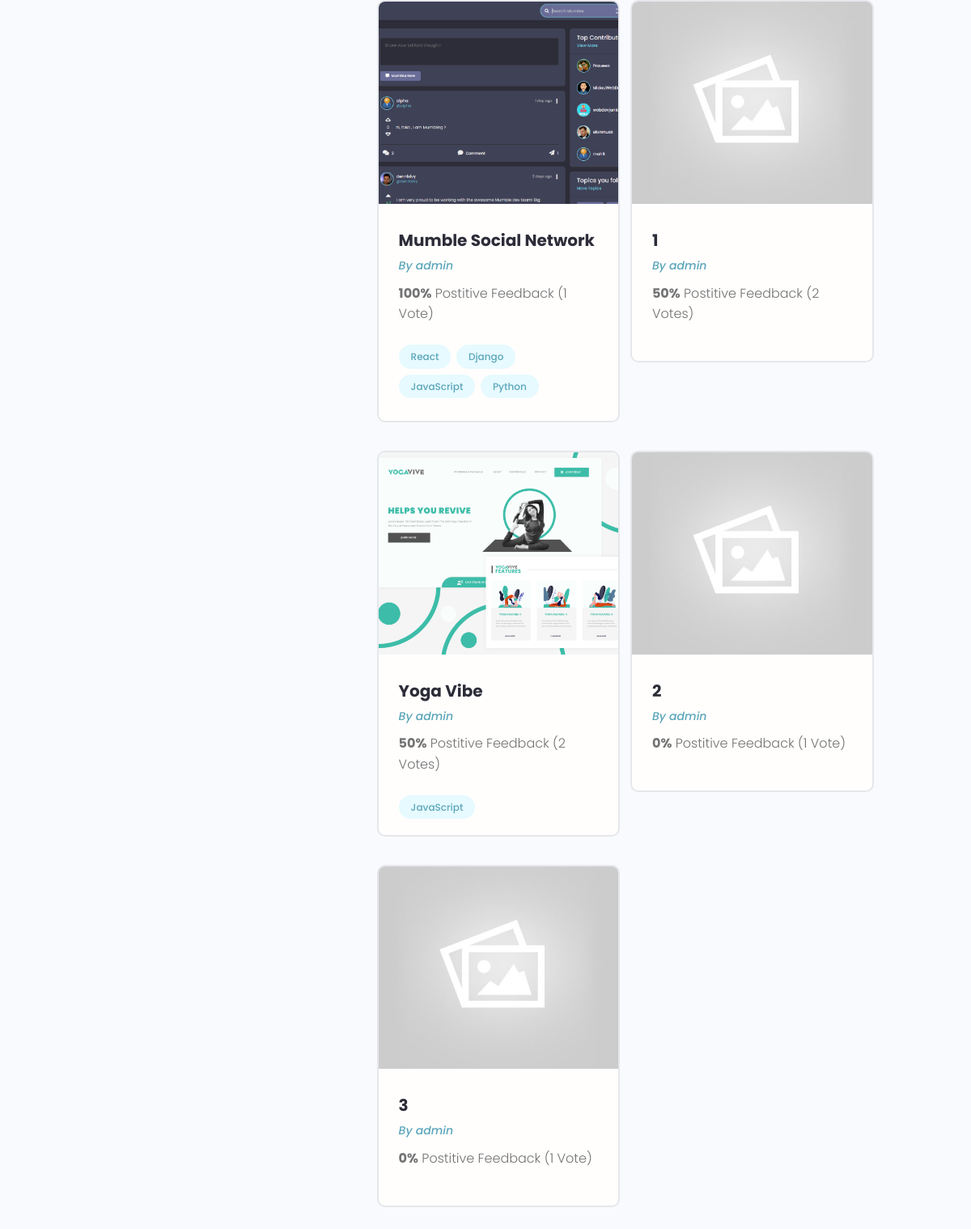
/profile/ecccfd84-3fe7-42c1-a1ad-b7b17782af16/ (lower part), run on an earlier commit of the app's database.
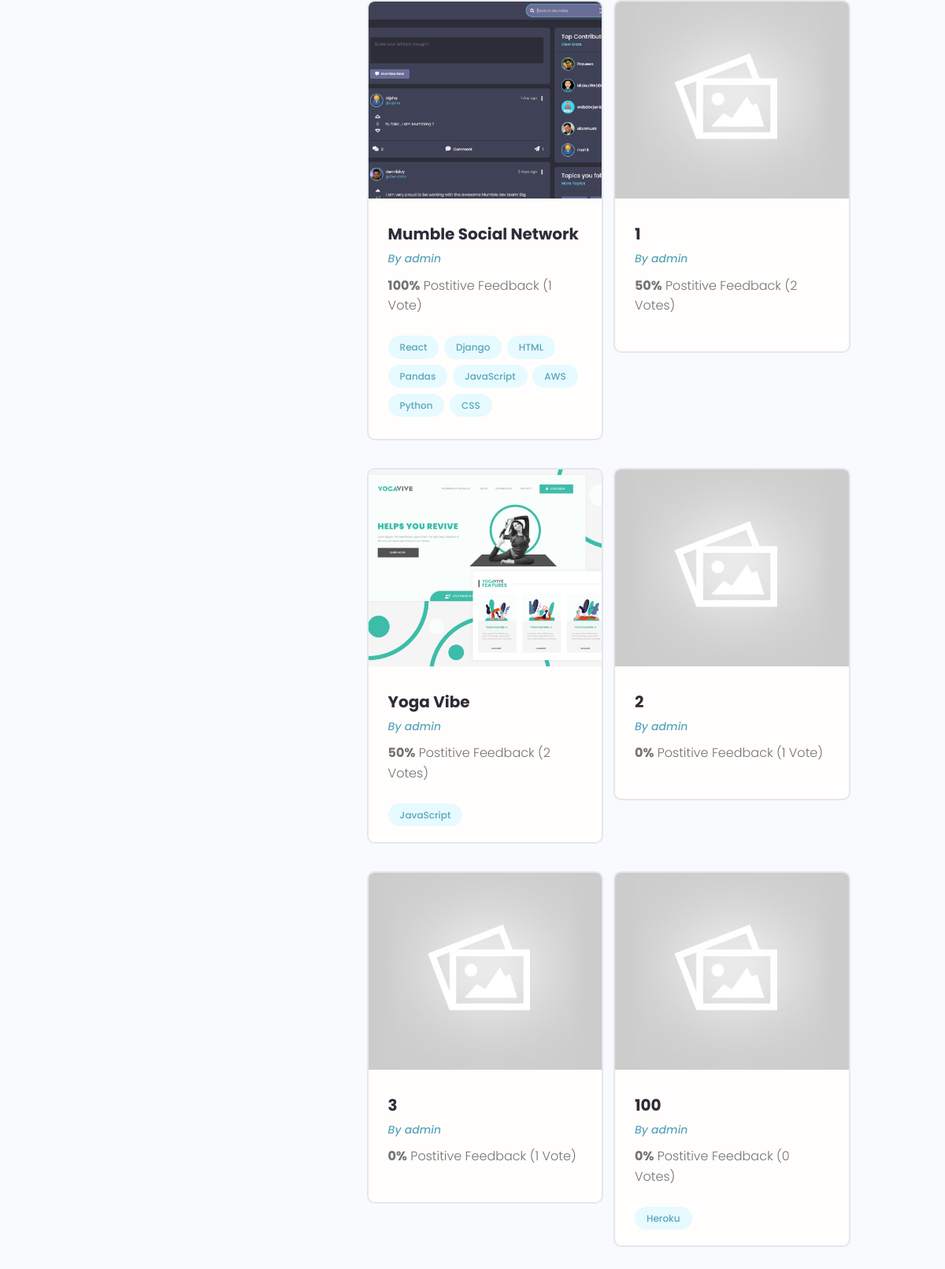
And on a later commit of the database.
### projects/models.py (models this page shows, shortened)
class Project(models.Model):
    owner = models.ForeignKey(
        Profile, null=True, blank=True, on_delete=models.CASCADE)
    title = models.CharField(max_length=200)
    description = models.TextField(null=True, blank=True)
    featured_image = models.ImageField(null=True, blank=True, default="default.jpg")
    demo_link = models.CharField(max_length=2000, null=True, blank=True)
    source_link = models.CharField(max_length=2000, null=True, blank=True)
    tags = models.ManyToManyField('Tag', blank=True)
    vote_total = models.IntegerField(default=0, null=True, blank=True)
    vote_ratio = models.IntegerField(default=0, null=True, blank=True)
    created = models.DateTimeField(auto_now_add=True)
    id = models.UUIDField(default=uuid.uuid4,
                            unique=True,
                            primary_key=True,
                            editable=False)
    class Meta:
        ordering = ['-vote_ratio','-vote_total', 'title']
    @property
    def imageURL(self):
        try:
            url = self.featured_image.url
        except:
            url = ''
        return url

class Tag(models.Model):
    name = models.CharField(max_length=200)
    created = models.DateTimeField(auto_now_add=True)
    id = models.UUIDField(default=uuid.uuid4,
                            unique=True,
                            primary_key=True,
                            editable=False)
    def __str__(self):
        return self.name

### users/models.py (models this page shows, shortened)
class Profile(models.Model):
    user = models.OneToOneField(
        User, on_delete=models.CASCADE, null=True, blank=True)
    name = models.CharField(max_length=200, null=True, blank=True)
    email = models.EmailField(max_length=500, blank=True, null=True)
    username = models.CharField(max_length=200, null=True, blank=True)
    location = models.CharField(max_length=200, null=True, blank=True)
    short_intro = models.CharField(max_length=200, blank=True, null=True)
    bio = models.TextField(blank=True, null=True)
    profile_image = models.ImageField(
        null=True, blank=True, upload_to='profiles/',
        default='profiles/user-default.png')
    social_github = models.CharField(max_length=200, null=True, blank=True)
    social_twitter = models.CharField(max_length=200, null=True, blank=True)
    social_linkedin = models.CharField(max_length=200, null=True, blank=True)
    social_youtube = models.CharField(max_length=200, null=True, blank=True)
    social_website = models.CharField(max_length=200, null=True, blank=True)
    created = models.DateTimeField(auto_now_add=True)
    id = models.UUIDField(default=uuid.uuid4,
                            unique=True,
                            primary_key=True,
                            editable=False)
    class Meta:
        ordering = ['created']
    @property
    def imageURL(self):
        try:
            url = self.profile_image.url
        except:
            url = ''
        return url

### users/views.py (the view)
# urls.py: path("profile/<str:pk>/", views.userProfile, name="user-profile"),
def userProfile(request, pk):
    profile = Profile.objects.get(id=pk)
    topSkills = profile.skill_set.exclude(description__exact="")
    otherSkills = profile.skill_set.filter(description="")
    context = {'profile': profile,
                'topSkills':topSkills, 'otherSkills':otherSkills }
    return render(request, 'users/user-profile.html', context)

### users/models.py (called while the page is built)
    def __str__(self):
        return str(self.name)

### users/templates/users/user-profile.html (shortened to what this page needs)
{% extends 'main.html' %}
{% block content %}
<main class="profile my-md">
  <div class="container">
    <div class="layout">
      <div class="column column--1of3">
			</div>
      <div class="column column--2of3">
        <div class="devInfo">
          <div class="grid grid--two">
						{% for project in profile.project_set.all %}
							<div class="column">
								<div class="card project">
									<a href="{% url 'project' project.id %}" class="project">
										<img class="project__thumbnail" src="{{project.imageURL}}" alt="project thumbnail" />
										<div class="card__body">
											<h3 class="project__title">{{project.title}}</h3>
											<p><a class="project__author" href="{% url 'user-profile' project.owner.id %}">By {{project.owner.name}}</a></p>
											<p class="project--rating">
													<span style="font-weight: bold;">{{project.vote_ratio}}%</span>
													Postitive Feedback ({{project.vote_total}} Vote{{project.vote_total|pluralize:"s"}})
											</p>
											<div class="project__tags">
												{% for tag in project.tags.all %}
													<span class="tag tag--pill tag--main">
															<small>{{tag}}</small>
													</span>
												{% endfor %}
											</div>
										</div>
									</a>
								</div>
							</div>
						{% endfor %}
          </div>
        </div>
      </div>
    </div>
  </div>
</main>
{% endblock content %}

What changed in the data, as far as the page shows it:
added Tag: name "HTML", shown under Project "Mumble Social Network"
added Tag: name "Pandas", shown under Project "Mumble Social Network"
added Tag: name "AWS", shown under Project "Mumble Social Network"
added Tag: name "CSS", shown under Project "Mumble Social Network"
added Project: imageURL (placeholder picture), title "100", owner.name "admin", vote_ratio "0", vote_total "0"
added Tag: name "Heroku", shown under "100"
